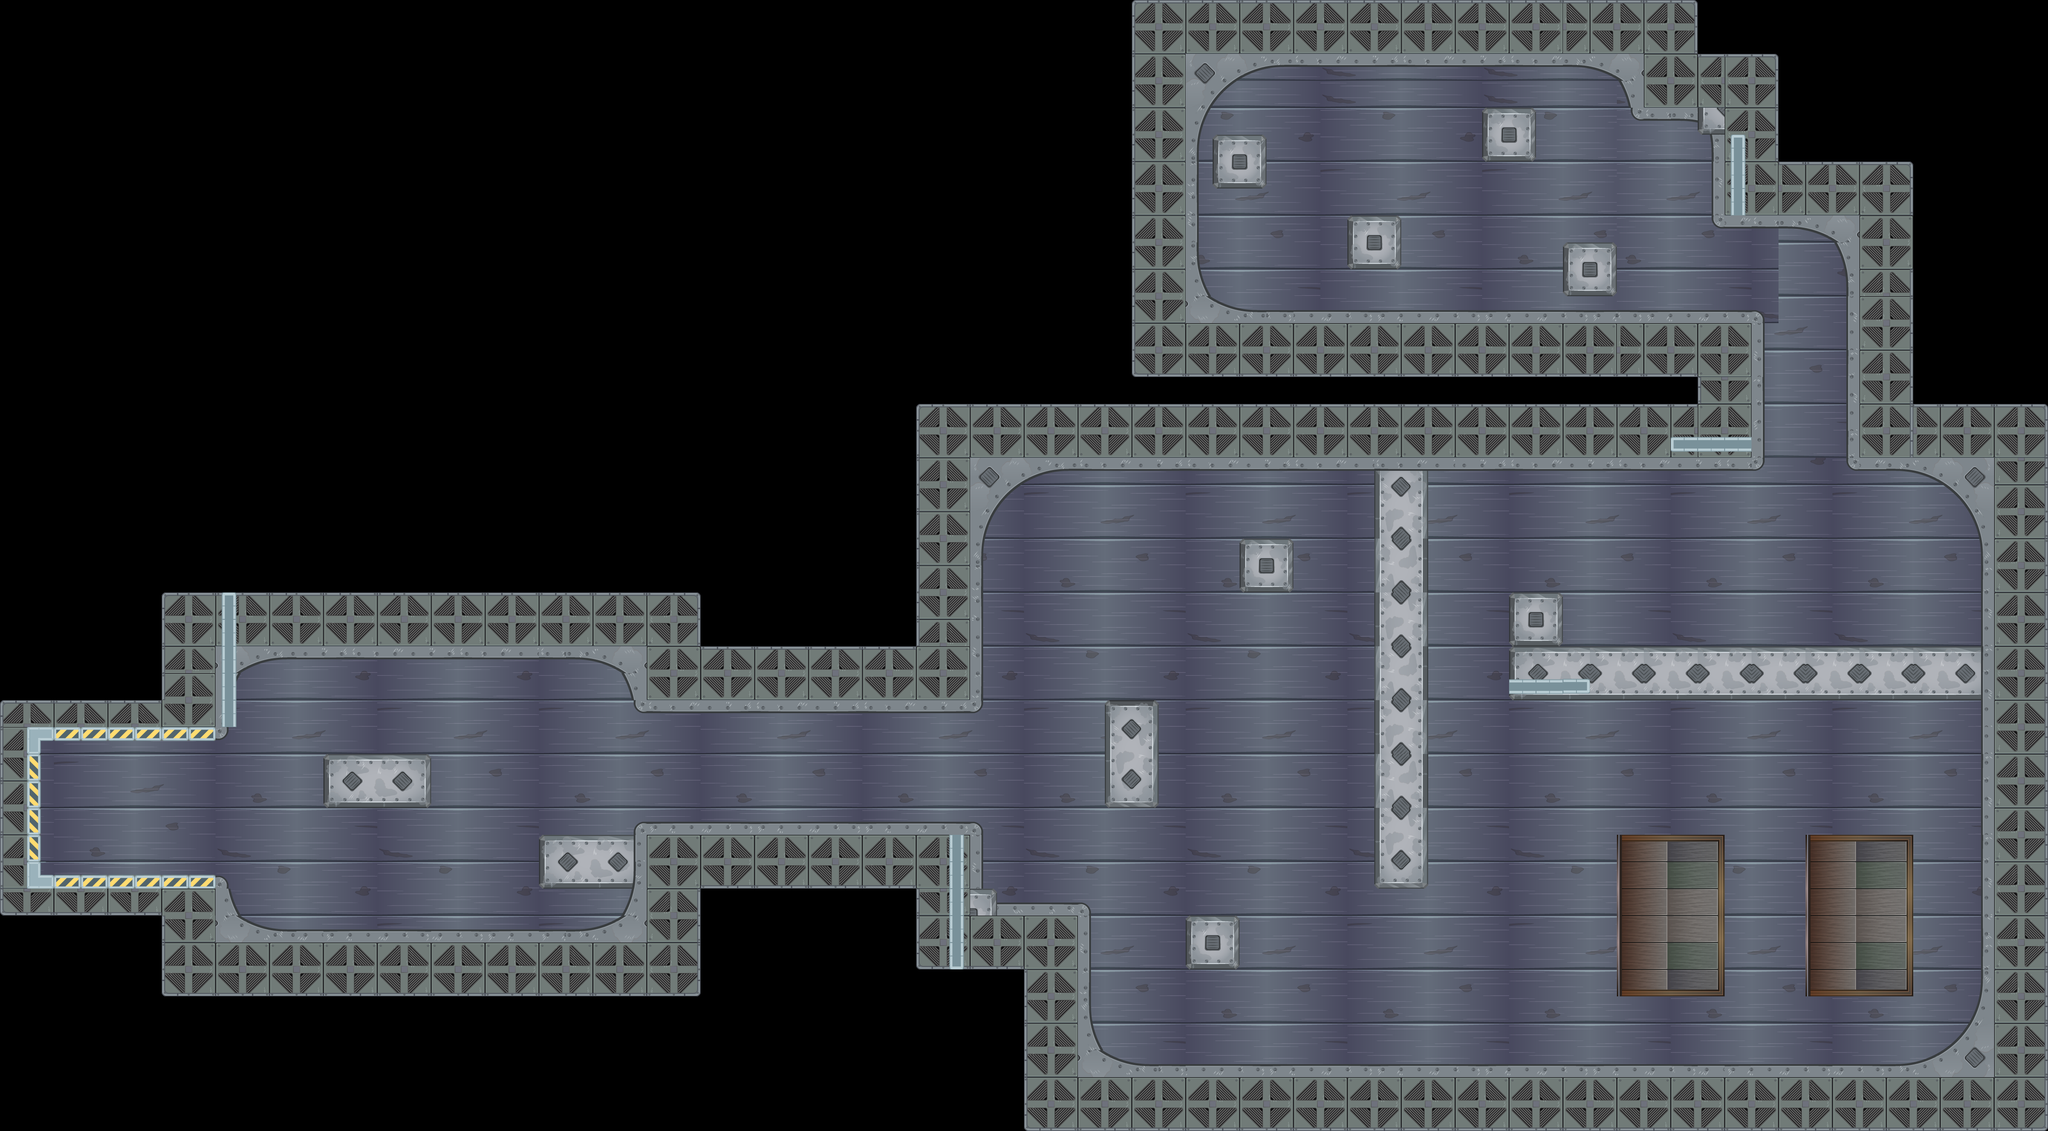

Below is a game level as drawn by its tile map, then a one-line description and the .tmx that defines it (tile-layer data replaced by summaries):
An orthogonal 76x42 tile map with 64x64 px tiles, 3 tile layers (background, bourder, above) and 88 objects (18x gold, 10x bomb, 9x box, 7x enimy, 5x crystal, ...).

<map version="1.2" tiledversion="1.2.4" orientation="orthogonal" renderorder="right-down" width="76" height="42" tilewidth="64" tileheight="64" infinite="0" nextlayerid="35" nextobjectid="118">
 <properties>
  <property name="score" type="int" value="780" />
 </properties>
 <tileset firstgid="1" source="tiles2.tsx" />
 <layer id="31" name="background" width="76" height="42">
  <data>[3192 cells, 1363 non-empty, 48 distinct tile ids]</data>
 </layer>
 <layer id="32" name="bourder" width="76" height="42">
  <data>[3192 cells, 984 non-empty, 77 distinct tile ids]</data>
 </layer>
 <layer id="33" name="above" width="76" height="42">
  <data>[3192 cells, 27 non-empty, 10 distinct tile ids]</data>
 </layer>
 <objectgroup color="#000000" id="3" name="BourderObjet">
  <object id="27" x="95.5" y="1759.5">
   <polyline points="-0.0222222,-0.377778 0,321 414.5,321.5 430,324.5 439.5,332 446,344 448.5,353.5 471.5,416 480,421 516,440.5 545,447 580,453 609.5,453 1284.5,453 1312,449.5 1347,438 1376.5,422.5 1389,407.5 1406.5,364.5 1409.5,352.5 1412.5,336.5 1413.5,289.5 1412,222.5 1414.5,211 1422.5,198 1441,195 1451.5,197 2209.5,196.5 2221.5,197 2229.5,202 2234,209.5 2237.5,222 2237.5,232 2237.5,352 2237.5,353 2260.5,353 2271.5,362 2272.5,388 2472.5,388 2481.5,390.5 2491.5,401 2492,414 2492,421 2493,652.5 2496.5,672.5 2507.5,709.5 2519.5,734 2532,745.5 2569,763 2595,770.5 2618.5,773.5 4423,772 4450.5,768.5 4512.5,744.5 4562,702.5 4598,645.5 4611.5,600.5 4612.5,545 4612.5,-461.5 4609.5,-477.5 4601,-511 4586,-542.5 4547.5,-590.5 4520,-611.5 4474,-633 4432,-643.5 4320.5,-644.5 4312,-645 4300,-649.5 4294,-658 4292.5,-670 4292.5,-1100 4289,-1121 4280.5,-1152 4266,-1186 4257.5,-1192.5 4217.5,-1211.5 4180,-1219 4121.5,-1220 4066,-1220 3999.5,-1221 3989,-1220 3980.5,-1225.5 3974.5,-1236.5 3973,-1427 3970,-1440 3947,-1441 3938,-1451 3936.5,-1472 3918,-1475 3809,-1476 3796,-1477 3785,-1484 3781,-1501.5 3776,-1514.5 3754.5,-1569 3739.5,-1579.5 3681,-1600.5 3650,-1603.5 2944.5,-1604 2912,-1600 2849.5,-1576 2807.5,-1545 2770.5,-1493.5 2751.5,-1440 2749.5,-1424.5 2748.5,-1144 2753.5,-1113 2772,-1063.5 2779.5,-1052.5 2793.5,-1044 2814,-1034 2851.5,-1022.5 2870.5,-1019.5 4065,-1018.5 4071.5,-1021 4081,-1018 4091.5,-1008 4091.5,-999.5 4092.5,-989.5 4093,-662.5 4091,-654.5 4086,-649 4079.5,-645 4073.5,-643 4065,-644.5 2431.5,-644.5 2402,-641 2366,-631 2337,-616.5 2307.5,-594.5 2282,-568 2260.5,-534 2243.5,-494 2238.5,-461 2236.5,-435 2236.5,-89.5 2235.5,-80 2231.5,-75.5 2225.5,-70.5 2219,-68.5 2210,-67.5 2205,-69.5 1441,-68 1432,-68 1424.5,-71.5 1417.5,-80 1413,-91 1410.5,-99.5 1385.5,-161.5 1372.5,-171 1312.5,-194 1250.5,-196.5 568.5,-196.5 543.5,-193 510.5,-184 481.5,-170.5 470,-156 454,-122.5 445,-77.5 444,-31.5 444,-19.5 441,-13.5 430,-4 418,-3.5 415,-1.5 -0.566667,-0.511111" />
  </object>
  <object id="33" x="769" y="1793" width="255" height="127" />
  <object id="34" x="1279" y="1983" width="230" height="127" />
  <object id="35" x="2623" y="1665" width="127" height="251" />
  <object id="36" x="2815" y="2176" width="128" height="127" />
  <object id="37" x="2942" y="1279" width="130" height="127" />
  <object id="38" x="3267" y="1117" width="123" height="991" />
  <object id="39" x="3582" y="1410" width="130" height="126" />
  <object id="40" x="3586" y="1544" width="1116" height="116" />
  <object id="41" x="4299.33" y="1998" width="230.667" height="353.333" />
  <object id="42" x="3850.67" y="1996.67" width="231.333" height="357.333" />
  <object id="43" x="2878.67" y="319.333" width="130.667" height="127.333" />
  <object id="44" x="3202" y="510.667" width="125.333" height="129.333" />
  <object id="45" x="3518.67" y="255.333" width="129.333" height="126.667" />
  <object id="46" x="3710" y="576" width="128.667" height="126.667" />
  <object id="62" x="531" y="1634" width="24" height="91" />
 </objectgroup>
 <objectgroup id="34" name="Place">
  <object id="32" type="place" x="3000" y="592">
   <point />
  </object>
 </objectgroup>
 <objectgroup id="2" name="Player">
  <object id="26" type="player" x="258" y="1922">
   <point />
  </object>
 </objectgroup>
 <objectgroup id="4" name="Box">
  <object id="79" type="box" x="4060" y="1244">
   <properties>
    <property name="code" type="int" value="2" />
   </properties>
   <point />
  </object>
  <object id="80" type="box" x="4184" y="1396">
   <properties>
    <property name="code" type="int" value="3" />
   </properties>
   <point />
  </object>
  <object id="81" type="box" x="3640" y="2324">
   <properties>
    <property name="code" type="int" value="2" />
   </properties>
   <point />
  </object>
  <object id="82" type="box" x="2024" y="1740">
   <properties>
    <property name="code" type="int" value="3" />
   </properties>
   <point />
  </object>
  <object id="88" type="box" x="900" y="1651.52">
   <properties>
    <property name="code" type="int" value="3" />
   </properties>
   <point />
  </object>
  <object id="89" type="box" x="3181.82" y="1209.09">
   <properties>
    <property name="code" type="int" value="3" />
   </properties>
   <point />
  </object>
  <object id="90" type="box" x="3127.27" y="2439.39">
   <properties>
    <property name="code" type="int" value="5" />
   </properties>
   <point />
  </object>
  <object id="91" type="box" x="4584.85" y="1718.18">
   <properties>
    <property name="code" type="int" value="5" />
   </properties>
   <point />
  </object>
  <object id="92" type="box" x="3293.94" y="284.848">
   <properties>
    <property name="code" type="int" value="4" />
   </properties>
   <point />
  </object>
 </objectgroup>
 <objectgroup id="5" name="Enimy">
  <object id="49" name="11" type="enimy" x="1132" y="1860">
   <properties>
    <property name="code" type="int" value="11" />
   </properties>
   <point />
  </object>
  <object id="50" name="15" type="enimy" x="2488" y="2032">
   <properties>
    <property name="code" type="int" value="15" />
   </properties>
   <point />
  </object>
  <object id="51" name="13" type="enimy" x="3528" y="2048">
   <properties>
    <property name="code" type="int" value="13" />
   </properties>
   <point />
  </object>
  <object id="52" name="14" type="enimy" x="3872" y="1484">
   <properties>
    <property name="code" type="int" value="14" />
   </properties>
   <point />
  </object>
  <object id="53" name="15" type="enimy" x="3524" y="632">
   <properties>
    <property name="code" type="int" value="15" />
   </properties>
   <point />
  </object>
  <object id="54" name="2" type="enimy" x="2764" y="2468">
   <properties>
    <property name="code" type="int" value="2" />
   </properties>
   <point />
  </object>
  <object id="55" name="3" type="enimy" x="4196" y="2176">
   <properties>
    <property name="code" type="int" value="3" />
   </properties>
   <point />
  </object>
 </objectgroup>
 <objectgroup id="6" name="Pickup">
  <object id="28" type="crystal" x="2512" y="1244">
   <point />
  </object>
  <object id="29" type="crystal" x="4604" y="1224">
   <point />
  </object>
  <object id="30" type="crystal" x="2992" y="244">
   <point />
  </object>
  <object id="31" type="crystal" x="3988" y="380">
   <point />
  </object>
  <object id="48" type="crystal" x="3760" y="380">
   <point />
  </object>
  <object id="94" type="gold" x="3440" y="296">
   <point />
  </object>
  <object id="95" type="gold" x="3196" y="424">
   <point />
  </object>
  <object id="96" type="gold" x="4300" y="776">
   <point />
  </object>
  </objectgroup>
 <objectgroup id="7" name="Door">
  <!-- 5 objects omitted --></objectgroup>
 <objectgroup id="10" name="Bomb">
  <!-- 14 objects omitted --></objectgroup>
 <objectgroup id="11" name="Light" />
 <objectgroup id="13" name="Zone">
  <!-- 5 objects omitted --></objectgroup>
 <objectgroup id="14" name="Circle">
  <!-- 5 objects omitted --></objectgroup>
 <objectgroup id="15" name="Text">
  <!-- 1 objects omitted --></objectgroup>
</map>
<!-- 46 of 88 objects omitted -->
